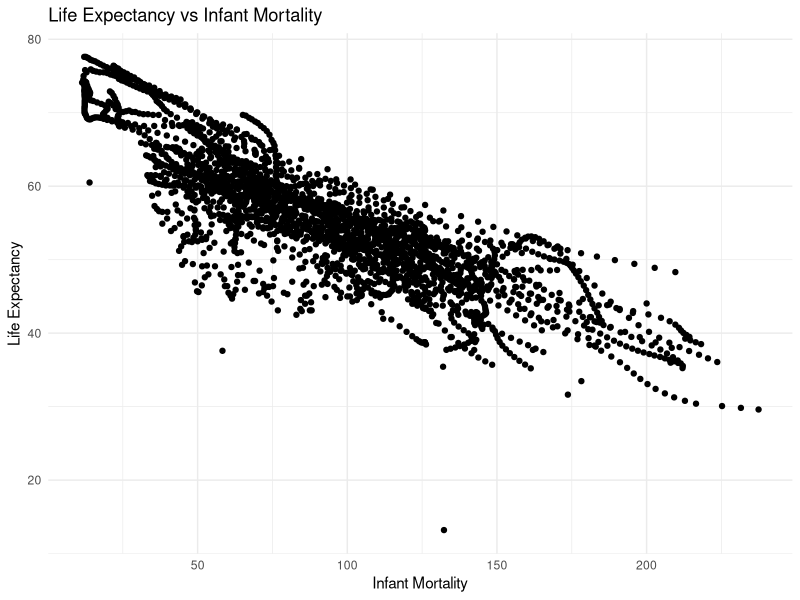
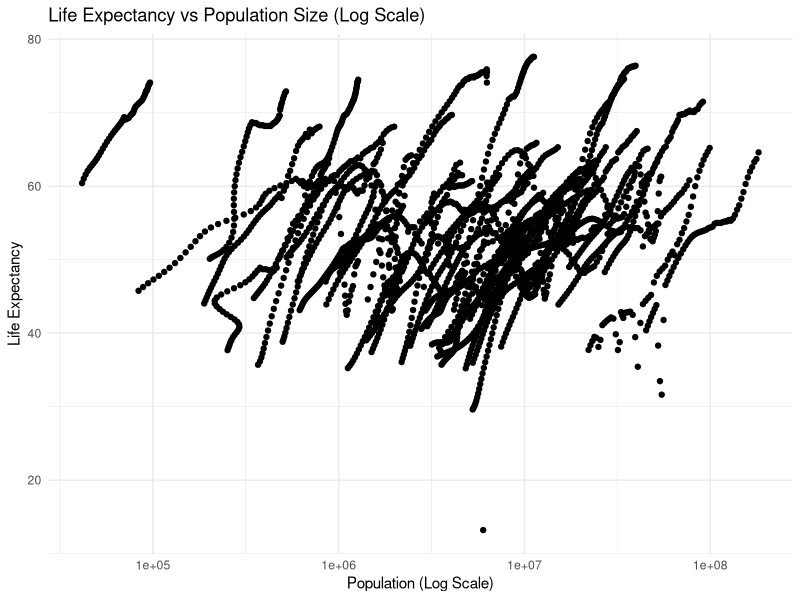
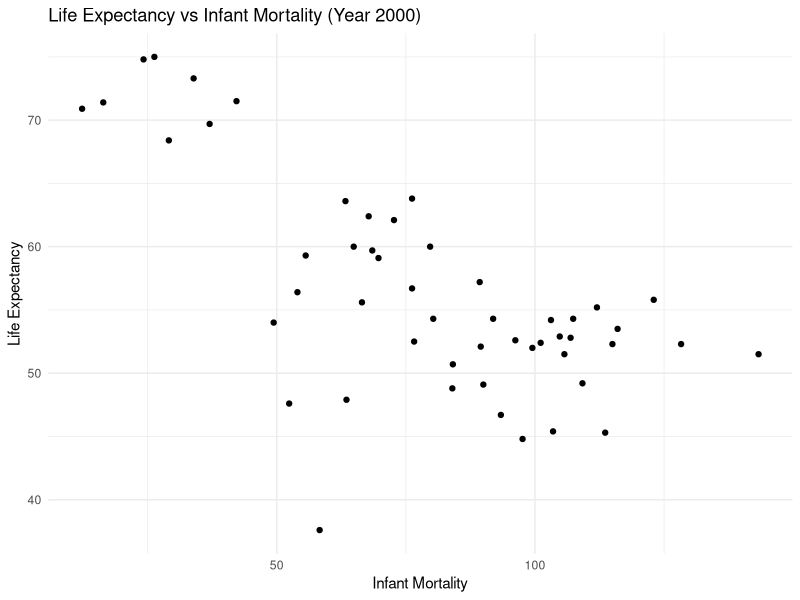
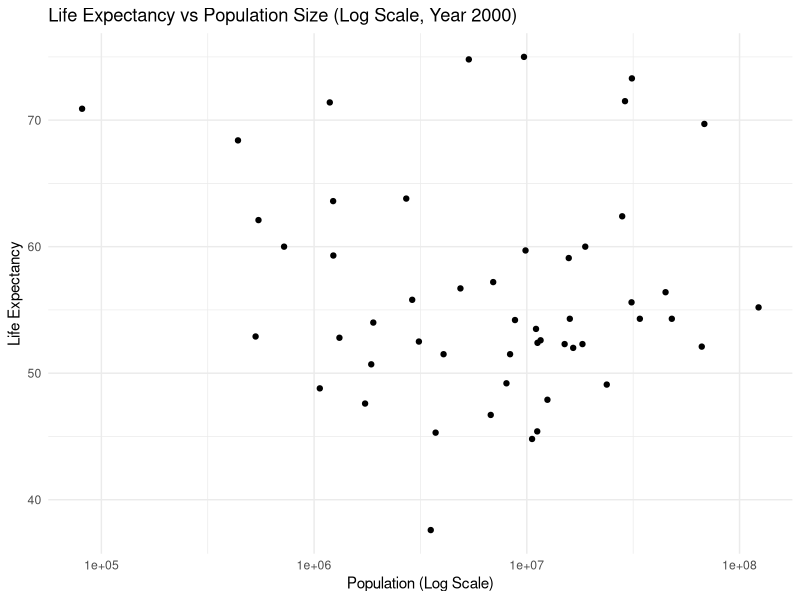
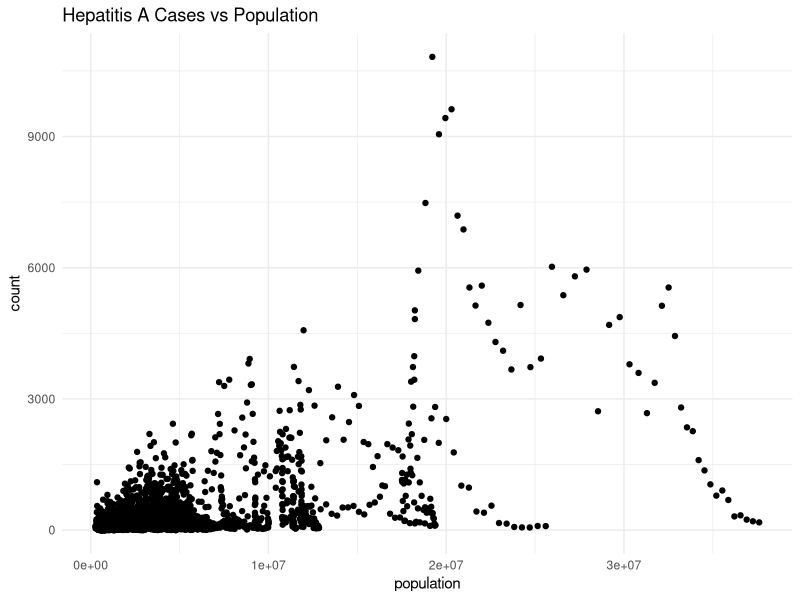

Source code (R) for these figures, in order:
## ---- chunk 1
#load necessary packages
library("dslabs")
library("dplyr")
library("ggplot2")

#look at help file for gapminder data
help(gapminder)
## ---- chunk 2
#get an overview of data structure
str(gapminder)
## ---- chunk 3
#get a summary of data
summary(gapminder)
## ---- chunk 4
#determine the type of object gapminder is
class(gapminder)
## ---- chunk 5
# Assigning only the African countries to a new object/variable called africadata
africadata <- gapminder %>% filter(continent == "Africa")
## ---- chunk 6
# Display the structure of the new object
str(africadata)
## ---- chunk 7
# Display the summary of the new object
summary(africadata)
## ---- chunk 8
# Creating a new object containing only 'infant_mortality' and 'life_expectancy'
infant_life_expectancy <- africadata %>% select(infant_mortality, life_expectancy)

# Creating a new object containing only 'population' and 'life_expectancy'
population_life_expectancy <- africadata %>% select(population, life_expectancy)
## ---- chunk 9
# Display the structure of the 'infant_life_expectancy' object
str(infant_life_expectancy)

# Display the summary of the 'infant_life_expectancy' object
summary(infant_life_expectancy)

## ---- chunk 10
# Display the structure of the 'population_life_expectancy' object
str(population_life_expectancy)

# Display the summary of the 'population_life' object
summary(population_life_expectancy)
## ---- chunk 11
# Creating the plot for life expectancy as a function of infant mortality
ggplot(data = infant_life_expectancy, aes(x = infant_mortality, y = life_expectancy)) +
  geom_point() +
  labs(title = "Life Expectancy vs Infant Mortality",
       x = "Infant Mortality",
       y = "Life Expectancy") +
  theme_minimal()
## ---- chunk 12
# Creating the plot for life expectancy as a function of population size with x-axis log scale
ggplot(data = population_life_expectancy, aes(x = population, y = life_expectancy)) +
  geom_point() +
  scale_x_log10() +
  labs(title = "Life Expectancy vs Population Size (Log Scale)",
       x = "Population (Log Scale)",
       y = "Life Expectancy") +
  theme_minimal()
## ---- chunk 13
# Identifying years with missing data for infant mortality
missing_infant_mortality <- africadata %>%
  filter(is.na(infant_mortality)) %>%
  group_by(year) %>%
  summarise(missing_count = n())

# Display the years with missing data for infant mortality
print(missing_infant_mortality)
## ---- chunk 14
# Extracting data for the year 2000
africadata_2000 <- africadata %>% filter(year == 2000)

# Display the structure of the new object
str(africadata_2000)
## ---- chunk 15
# Display the summary of the new object
summary(africadata_2000)
## ---- chunk 16
# Creating the plot for life expectancy as a function of infant mortality for the year 2000
ggplot(data = africadata_2000, aes(x = infant_mortality, y = life_expectancy)) +
  geom_point() +
  labs(title = "Life Expectancy vs Infant Mortality (Year 2000)",
       x = "Infant Mortality",
       y = "Life Expectancy") +
  theme_minimal()
## ---- chunk 17
# Create the plot for life expectancy as a function of population size for the year 2000 with x-axis log scale
ggplot(data = africadata_2000, aes(x = population, y = life_expectancy)) +
  geom_point() +
  scale_x_log10() +
  labs(title = "Life Expectancy vs Population Size (Log Scale, Year 2000)",
       x = "Population (Log Scale)",
       y = "Life Expectancy") +
  theme_minimal()
## ---- chunk 18
# Fit a linear model with life expectancy as the outcome and infant mortality as the predictor
fit1 <- lm(life_expectancy ~ infant_mortality, data = africadata_2000)

# Display the summary of the first fit
summary(fit1)

## ---- chunk 19
# Fit a linear model with life expectancy as the outcome and population size as the predictor (log scale)
fit2 <- lm(life_expectancy ~ log(population), data = africadata_2000)

# Display the summary of the second fit
summary(fit2)
## ---- chunk 20
#help file for us contagious diseases data
help("us_contagious_diseases")
## ---- chunk 21
#get an overview of data structure
str(us_contagious_diseases)
## ---- chunk 22
#get a summary of data
summary(us_contagious_diseases)
## ---- chunk 23
#determine the type of object us contagious diseases is
class(us_contagious_diseases)
## ---- chunk 24
# Assigning only Hepatitis A to a new object/variable called Hepatitis_A_data
Hepatitis_A_data <- us_contagious_diseases %>% filter(disease == "Hepatitis A")
## ---- chunk 25
#get an overview of Hepatitis A data
str(Hepatitis_A_data)
## ---- chunk 26
# Summary of the new object Hepatitis_A_data
summary(Hepatitis_A_data)
## ---- chunk 27
# Creating the plot for count as a function of infant mortality for the year 2000
ggplot(data = Hepatitis_A_data, aes(x = population, y = count)) +
  geom_point() +
  labs(title = "Hepatitis A Cases vs Population",
       x = "population",
       y = "count") +
  theme_minimal()
## ---- chunk 28
# Fit a linear model with life expectancy as the outcome and infant mortality as the predictor
hepA_lm <- lm(count ~ population, data = Hepatitis_A_data)

# Display the summary of the first fit
summary(hepA_lm)
